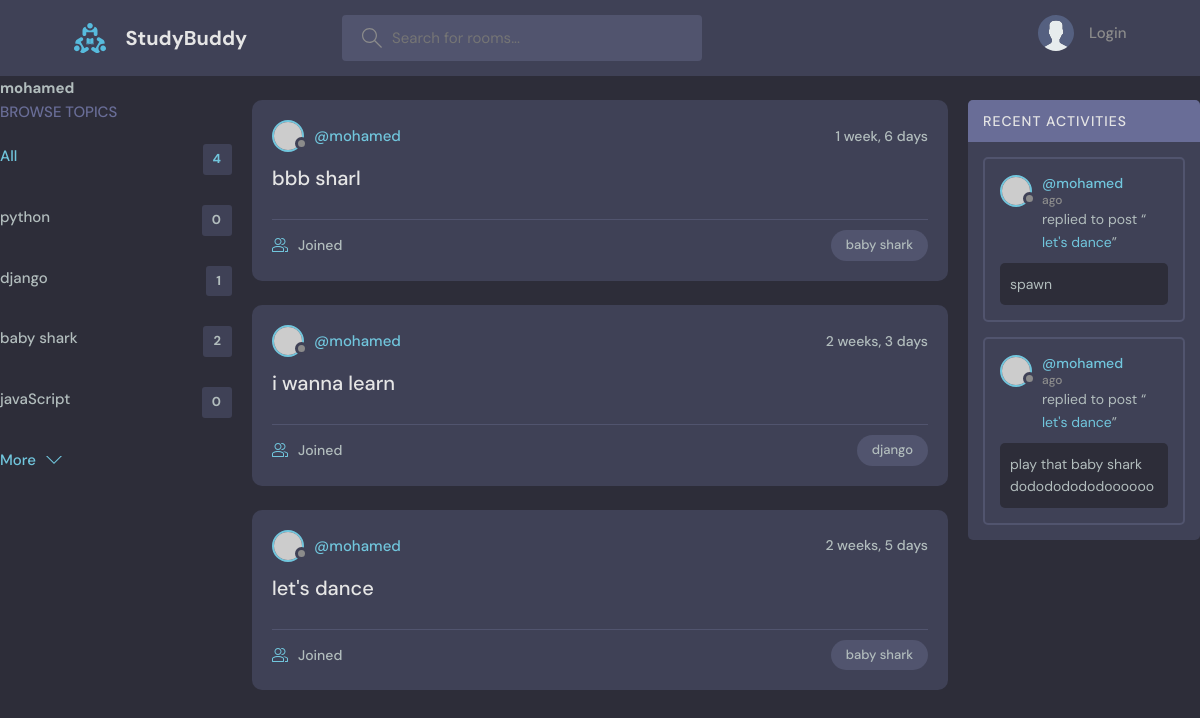
The page /profile/1 on the database as committed earlier.
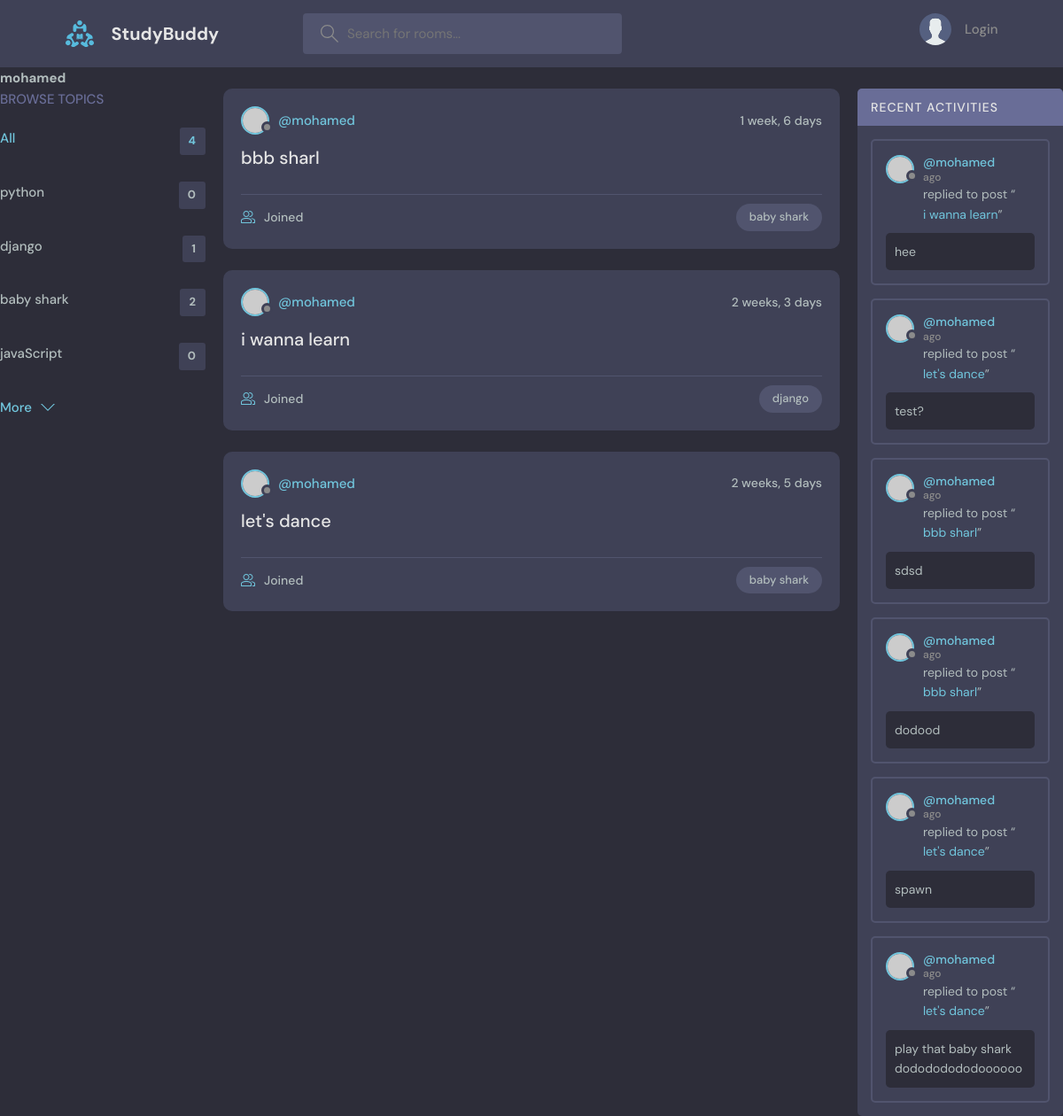
The same page on the database as committed later.
### base/models.py (models this page shows, shortened)
class Topic(models.Model):
    name = models.CharField(max_length=50)

class Room(models.Model):
    host = models.ForeignKey(User, on_delete=models.SET_NULL, null=True)
    topic = models.ForeignKey(Topic, on_delete=models.SET_NULL, null=True)
    name = models.CharField(max_length=50)
    description = models.TextField(null=True)
    participants = models.ManyToManyField(User, related_name='participants', blank=True)
    updated = models.DateTimeField(auto_now=True)
    created = models.DateTimeField(auto_now_add=True)
    class Meta:
        ordering = ['-updated','-created']
    def __str__(self):
        return self.name

class Message(models.Model):
    user =  models.ForeignKey(User, on_delete=models.CASCADE)
    room = models.ForeignKey(Room, on_delete=models.CASCADE)
    body = models.TextField()
    updated = models.DateTimeField(auto_now=True)
    created = models.DateTimeField(auto_now_add=True)
    class Meta:
        ordering = ['-updated','-created']

### base/views.py (the view)
# urls.py: path('profile/<str:pk>', views.userProfile, name='user-profile')
def userProfile(request,pk):
    user = User.objects.get(id=pk)
    rooms = user.room_set.all()
    room_messages = user.message_set.all()
    topics = Topic.objects.all()
    context = {'user':user,'rooms':rooms,'room_messages':room_messages,'topics':topics}
    return render(request, 'base/profile.html',context)

### base/templates/base/profile.html (shortened to what this page needs)
{% extends 'main.html' %}
{% block content %}
<h1>{{user.username}}</h1>
<div class ="profile-container">
    <div>
        {% include 'base/topics-component.html' %}
    </div>
    <div>
        {% include 'base/feed_component.html' %}
    </div>
    <div>
        {% include 'base/activity_component.html' %}
    </div>
</div>
{% endblock content %}

### templates/main.html (shortened to what this page needs)
<!DOCTYPE html>
{% load static %}
<html lang="en">
  <head>
    <link rel="stylesheet" href="{% static 'styles/style.css' %}" />
  </head>
  <body>
    {% include 'navbar.html' %}
    {% block content %}
    {% endblock %}
  </body>
</html>

### templates/navbar.html (shortened to what this page needs)
{% load static %}
<header class="header header--loggedIn">
    <div class="container">
      <a href="{% url 'home' %}" class="header__logo">
        <img src="{% static 'images/logo.svg' %}" />
        <h1>StudyBuddy</h1>
      </a>
      <form class="header__search" method="GET action="{% url 'home' %}">
        <label>
          <input name="q" placeholder="Search for rooms..." />
        </label>
      </form>
      <nav class="header__menu">
        {% if request.user.is_authenticated %}
        <div class="header__user">
          <a href="profile.html">
            <div class="avatar avatar--medium active">
              <img src="https://randomuser.me/api/portraits/men/37.jpg" />
            </div>
            <p>{{request.user.username}} <span>@{{request.user.username}}</span></p>
          </a>
          <button class="dropdown-button">
            <svg version="1.1" xmlns="http://www.w3.org/2000/svg" width="32" height="32" viewBox="0 0 32 32">
              <title>chevron-down</title>
              <path d="M16 21l-13-13h-3l16 16 16-16h-3l-13 13z"></path>
            </svg>
          </button>
        </div>
        {% else %}
        <a href="{% url 'login' %}">
          <img src="{% static 'images/avatar.svg' %}" />
          <p>Login</p>
        </a>
        {% endif %}
      </nav>
    </div>
  </header>

### base/templates/base/topics-component.html
<div class="topics">
    <div class="topics__header">
      <h2>Browse Topics</h2>
    </div>
    <ul class="topics__list">
      <li>
        <a href="{% url 'home' %}" class="active">All <span>{{topics.count}}</span></a>
      </li>
      {% for topic in topics %}
      <li>
        <a href="{% url 'home' %}?q={{topic.name}}">{{topic.name}} <span>{{topic.room_set.all.count}}</span></a>
      </li>
      {% endfor %}
    </ul>
    <a class="btn btn--link" href="topics.html">
      More
      <svg version="1.1" xmlns="http://www.w3.org/2000/svg" width="32" height="32" viewBox="0 0 32 32">
        <title>chevron-down</title>
        <path d="M16 21l-13-13h-3l16 16 16-16h-3l-13 13z"></path>
      </svg>
    </a>
  </div>

### base/templates/base/feed_component.html (shortened to what this page needs)
{% for room in rooms %}
<div class="roomListRoom">
  <div class="roomListRoom__header">
    <a href="{% url 'user-profile' room.host.id %}" class="roomListRoom__author">
      <div class="avatar avatar--small">
        <img src="https://randomuser.me/api/portraits/women/11.jpg" />
      </div>
      <span>@{{room.host.username}}</span>
    </a>
    <div class="roomListRoom__actions">
      <span>{{room.created|timesince}}</span>
    </div>
  </div>
  <div class="roomListRoom__content">
    <a href="{% url 'room' room.id %}">{{room.name}}</a>
  </div>
  <div class="roomListRoom__meta">
    <a href="{% url 'room' room.id %}" class="roomListRoom__joined">
      {{room.portraits.all.count}} Joined
    </a>
    <p class="roomListRoom__topic">{{room.topic.name}}</p>
  </div>
</div>
{% endfor %}

### base/templates/base/activity_component.html (shortened to what this page needs)
<div class="activities">
  <div class="activities__header">
    <h2>Recent Activities</h2>
  </div>
  {% for message in room_messages %}
  <div class="activities__box">
    <div class="activities__boxHeader roomListRoom__header">
      <a
        href="{% url 'user-profile' message.user.id %}"
        class="roomListRoom__author"
      >
        <div class="avatar avatar--small">
          <img src="https://randomuser.me/api/portraits/women/11.jpg" />
        </div>
        <p>
          @{{message.user}}
          <span>{{messsage.created|timesince}} ago</span>
        </p>
      </a>
    </div>
    <div class="activities__boxContent">
      <p>
        replied to post “<a href="{% url 'room' message.room.id %}">{{message.room}}</a>”
      </p>
      <div class="activities__boxRoomContent">
        {{message.body}}
      </div>
    </div>
  </div>
  {% endfor %}
</div>

### base/templates/base/profile.html (style rules this page uses)
.profile-container { display: grid; grid-template-columns: 1fr 3fr 1fr; grid-gap: 20px; }

Rows that differ between the two databases and show on the page:
added Message: user "mohamed", room "i wanna learn", body "hee"
added Message: user "mohamed", room "let's dance", body "test?"
added Message: user "mohamed", room "bbb sharl", body "sdsd"
added Message: user "mohamed", room "bbb sharl", body "dodood"
